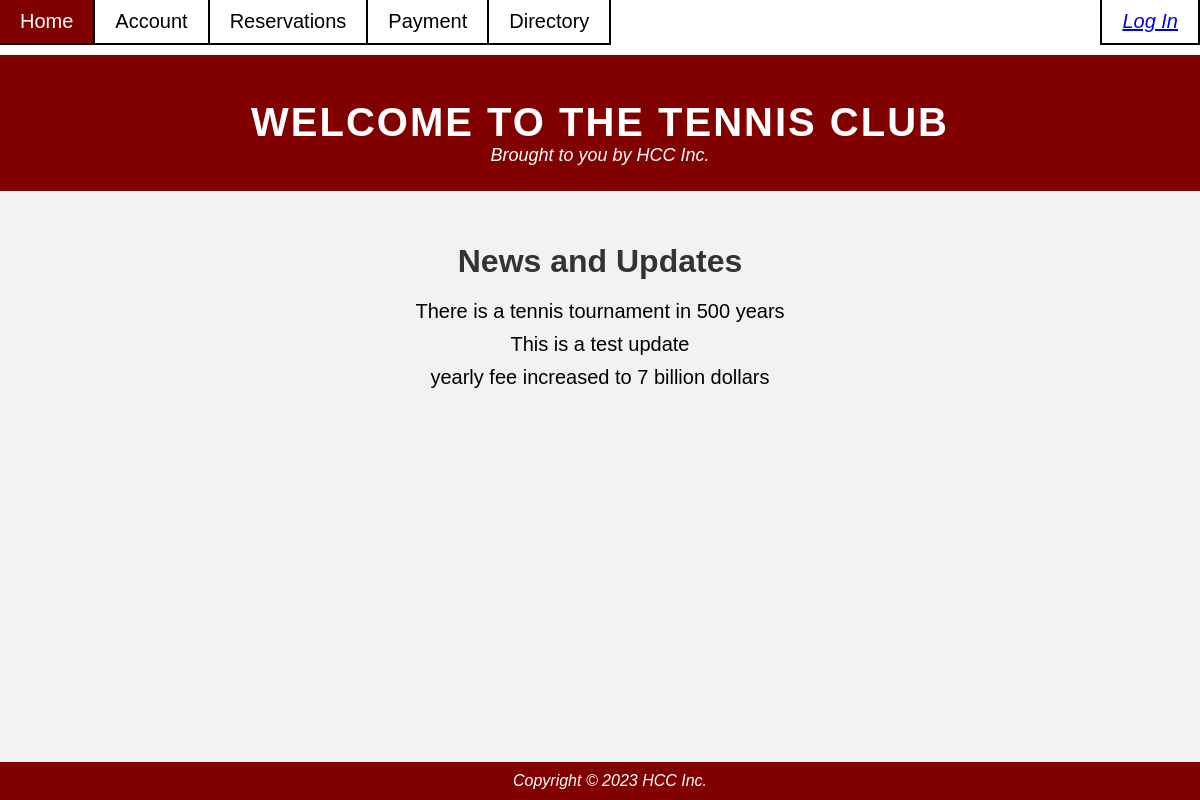
The page / on the database its author committed.
### app/models.py (models this page shows)
class NewsFeed(models.Model):  # This model is for displaying updates and news on the home page
    text = models.TextField()

### app/views.py (the view)
# urls.py: path("", views.home_page, name='home'),
def home_page(request):
    template_name = 'home.html'
    messages = NewsFeed.objects.all()
    context = {
        'messages': messages
    }
    return render(request, template_name, context)

### templates/home.html (shortened to what this page needs)
{% extends "base.html" %}
{% block content %}
<!DOCTYPE html>
<html>
<head>
	<link rel="stylesheet" href="../static/css/style.css">
</head>
<body>
	<header style="padding-top: 100px;">
		<h1>Welcome to The Tennis Club</h1>
		<p>Brought to you by HCC Inc.</p>
	</header>
	<main>
		<section style="text-align: center" ;>
			<h2>News and Updates</h2>
			<ul>
				{% for message in messages %}
				<li>{{ message.text }}</li>
				{% endfor %}
			</ul>
		</section>
	</main>
	<footer>
		<p>Copyright © 2023 HCC Inc.</p>
	</footer>
</body>
</html>
{% endblock content %}

### static/css/style.css (style rules this page uses)
body { margin: 0; padding: 0; font-family: Arial, sans-serif; background-color: #f2f2f2; }
header { background-color: #810000; color: #fff; padding: 25px; padding-top: 100px; text-align: center; }
h1 { margin: 0; font-size: 40px; letter-spacing: 2px; text-transform: uppercase; }
p { margin: 0; font-size: 18px; font-style: italic; }
main { padding: 25px; max-width: 800px; margin: 0 auto; }
h2 { font-size: 32px; color: #333; margin-bottom: 20px; }
ul { list-style: none; padding: 0; margin: 0; }
li { font-size: 20px; margin-bottom: 10px; }
footer { background-color: #810000; color: #fff; padding: 10px; text-align: center; position: fixed; left: 0; bottom: 0; width: 100%; }
footer p { margin: 0; font-size: 16px; }

### rows shown on the page
NewsFeed: text "There is a tennis tournament in 500 years"
NewsFeed: text "This is a test update"
NewsFeed: text "yearly fee increased to 7 billion dollars"
